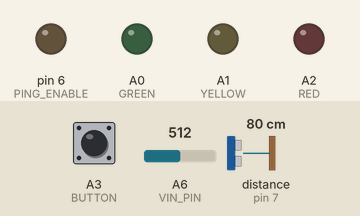
This sketch was run on a simulated Arduino Nano, built with avr-gcc and run on an emulated ATmega328P. On the bench: output pins drawn as LEDs (lit = HIGH). Dashed ring = blinking. The inputs (shaded band) are chosen by the test bench; at power-on: distance to the obstacle (sensor on pin 7) 80 cm, A3 (BUTTON) HIGH, A6 (VIN_PIN) = 512. The echo pulse lasts 58.3 µs per cm; EEPROM starts erased.

Above: at 2.96 s.
3.0 s: distance to the obstacle (sensor on pin 7) set to 2 cm
At 3.28 s:
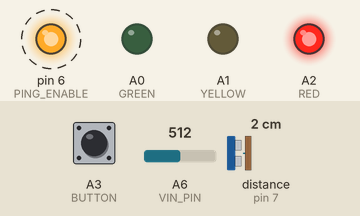
6.1 s: distance to the obstacle (sensor on pin 7) set to 53 cm
At 7.38 s:
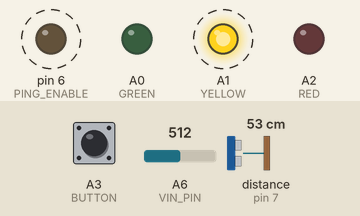
9.2 s: A3 (BUTTON) pulled LOW for 0.15 s
12.3 s: distance to the obstacle (sensor on pin 7) set to 60 cm
At 12.5 s:
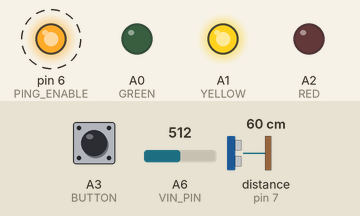
15.4 s: distance to the obstacle (sensor on pin 7) set to 141 cm
18.5 s: distance to the obstacle (sensor on pin 7) set to 149 cm
At 18.93 s:
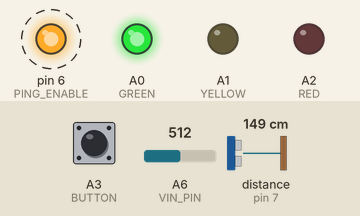
Timing chart, 0 to 22.6 s (numbered marks = the images above; inputs shaded):
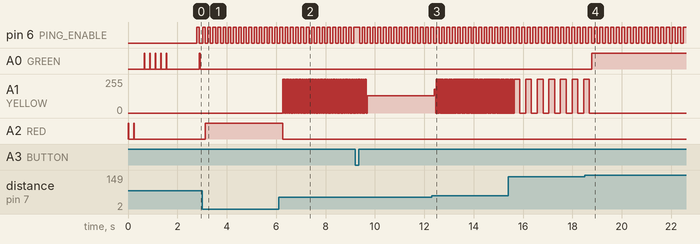

The sketch:

Parking.ino
```cpp
// Must have DISABLE_ONE_PIN set to true! Not the default: edit NewPing.h to set it.
#include <NewPing.h>
#include <JeeLib.h>
#include <EEPROM.h>
#include <avr/interrupt.h>

// Pins.
#define RED A2
#define YELLOW A1
#define GREEN A0

// States
// Car is not present.
#define WAITING 0
// Car is present and moving.
#define PARKING 1
// Car is present and not moving.
#define PARKED 2

// Pins for SR04.
#define PING_ENABLE 6
#define ECHO_PIN 7
#define TRIGGER_PIN 8

// Minimum trigger distances in cm.
#define YELLOW_DIST 40
#define GREEN_DIST 150
#define MAX_DIST 500

// Push button input pin
#define BUTTON A3

// Input voltage pin
#define VIN_PIN A6

// 8000000/256/1000
#define TICKS_PER_MS 31.25

// Flash rates in ticks (half periods).
#define FASTEST_FLASH_RATE (10 * TICKS_PER_MS)
#define SLOWEST_FLASH_RATE (500 * TICKS_PER_MS)

// #define DEBUG

#ifdef DEBUG
  #define sleep delay
#else
  #define sleep Sleepy::loseSomeTime
#endif

NewPing sonar(TRIGGER_PIN, ECHO_PIN, MAX_DIST);
uint16_t ticks = 0xffff;
int state;
int range;
int last_distance;
int idle_count;
int no_detect_count;
int cm;
float vin;

// Return the requested number of digits of the mantissa as a char. Only works for digits up to 2.
char decToInt(float f, int digits) {
  return round(abs(f - (int) f) * pow(10, digits));
}

void blink(int pin, int times)
{
  for (int i = 0; i < times; i++) {
    digitalWrite(pin, HIGH);
    sleep(25);
    digitalWrite(pin, LOW);
    sleep(200);
  }
}

void read_vin() {
  vin = analogRead(VIN_PIN) / 1023.0 * 5.0;
}

void report_vin() {
  read_vin();
#ifdef DEBUG
  Serial.print("VIN: ");
  Serial.println(vin);
#endif

  blink(RED, vin);
  sleep(200);
  blink(GREEN, decToInt(vin, 1));
}

int lastButtonState = HIGH;
int yellowDist;

void setup() {
#ifdef DEBUG
  Serial.begin(115200);
#endif

  pinMode(RED, OUTPUT);
  pinMode(YELLOW, OUTPUT);
  pinMode(GREEN, OUTPUT);
  pinMode(PING_ENABLE, OUTPUT);

  pinMode(BUTTON, INPUT);
  digitalWrite(BUTTON, HIGH);

  yellowDist = EEPROM.read(0);
  if (yellowDist == 255)
    yellowDist = YELLOW_DIST;

  report_vin();

  // Set up TIMER1.
  TCCR1A = B00000000;
  TCCR1B = B00001100; // CTC mode, 256 prescaler, for a max period of ~2s at 8 Mhz.

  state = WAITING;
  range = 0;
  last_distance = MAX_DIST;
  idle_count = 0;
  no_detect_count = 0;
  cm = 0;
}

// Calculate a flash rate based on the given distance. Only called for yellow state.
inline uint16_t ticks_for_dist(int cm) {
  return FASTEST_FLASH_RATE + (SLOWEST_FLASH_RATE - FASTEST_FLASH_RATE) * (cm - yellowDist) / (GREEN_DIST - yellowDist);
}

void enable_sr04() {
  // Reset the trigger pin mode to output.
  pinMode(TRIGGER_PIN, OUTPUT);

  // Connect GND to the sensor.
  digitalWrite(PING_ENABLE, HIGH);

  // Various data sheets exhort you connect GND before VCC, but never say what will happen if you don't.
  // What appears to happen is that the echo pin stays high, and you get a short read on the first ping.
  // A sacrificial ping after a short delay after power up appears to make everything happy again.
  delay(20);
  sonar.ping();

  // Enforce a settling delay.
  delay(29);
}

void disable_sr04() {
  digitalWrite(PING_ENABLE, LOW);
  // As well as disconnecting GND with a low side MOSFET, we have to disconnect
  // the trigger pin, or the sensor will find ground through it and remain powered up.
  pinMode(TRIGGER_PIN, INPUT);
}

int ping() {
  enable_sr04();

  int uS = sonar.ping_median(3);
  cm = sonar.convert_cm(uS);

#ifdef DEBUG
  Serial.print(cm);
  Serial.print(" ");
  Serial.print(last_distance);
  Serial.print(" ");
  Serial.print(state);
  Serial.print(" ");
  Serial.println(idle_count);
#endif

  disable_sr04();
  return cm;
}

int ping_and_blink(int pin) {
  ping();
  digitalWrite(pin, HIGH);
  sleep(25);
  digitalWrite(pin, LOW);
}

void updateYellowDist() {
  int cm = ping();
  if (cm > 0) {
    EEPROM.write(0, cm);
    yellowDist = cm;
  }
}

void loop() {
#ifndef DEBUG
  // Check battery status. vin is set on report_vin at setup and in the PARKED state, and during the WAITING loop.
  if (vin < 2.0 && 0) {
    // Each cell is < 1V.
    blink(RED, 3);
    sleep(10000);
    read_vin();
    return;
  }
#endif

  int buttonState = digitalRead(BUTTON);
  if (lastButtonState == HIGH && buttonState == LOW) {
    updateYellowDist();
  }
  lastButtonState = buttonState;

  if (state == WAITING) {
    sleep(1000);

    read_vin();
    ping_and_blink(GREEN);

    if (cm == 0) return; // Keep waiting.

    // Got a return.
    state = PARKING;
    last_distance = MAX_DIST;
    return;
  }

  if (state == PARKED) {
    sleep(60000);

    // If it's been 5 minutes since we've detected a car, go to the waiting state.
    if (no_detect_count > 5) {
      state = WAITING;
      no_detect_count = 0;
      return;
    }

    // ping_and_blink(RED);
    report_vin();
    ping();

    if (cm == 0) {
      no_detect_count++;
      return;
    }
    no_detect_count = 0;

    if (cm < last_distance - 5 || cm > last_distance + 5) {
      // Car not where we last saw it, back to parking state.
      state = PARKING;
    }

    last_distance = cm;
  }

  if (state == PARKING) {
    delay(100);

    // If we have not detected a car in 5s, go back to the waiting for car state.
    if (no_detect_count > 50) {
      state = WAITING;
      no_detect_count = 0;
      idle_count = 0;
      digitalWrite(RED, LOW);
      stop_blinking();
      digitalWrite(GREEN, LOW);
      return;
    }

    if (idle_count > 100) { // 10s of no forward events; we're parked.
      state = PARKED;
      no_detect_count = 0;
      idle_count = 0;
      digitalWrite(RED, LOW);
      stop_blinking();
      digitalWrite(GREEN, LOW);
      return;
    }

    ping();

    if (cm == 0) {
      no_detect_count++;
      return;
    }
    no_detect_count = 0;

    // Only take into account forward motion for purposes of idle detection.
    if (cm >= last_distance - 3) { // 3 cm slop factor.
      last_distance = max(last_distance, cm);
      idle_count++;
    } else {
      last_distance = cm;
      idle_count = 0;
    }

    if (cm >= GREEN_DIST) { // GREEN
      if (range == YELLOW) stop_blinking();
      if (range == RED) digitalWrite(RED, LOW);
      if (range != GREEN) {
        range = GREEN;
        digitalWrite(GREEN, HIGH);
      }
    } else if (cm < yellowDist) { // RED
      if (range == YELLOW) stop_blinking();
      if (range == GREEN) digitalWrite(GREEN, LOW);
      if (range != RED) {
        range = RED;
        digitalWrite(RED, HIGH);
      }
    } else { // YELLOW
      if (range == GREEN) digitalWrite(GREEN, LOW);
      if (range == RED) digitalWrite(RED, LOW);
      ticks = ticks_for_dist(cm);
#ifdef DEBUG
      Serial.print("ticks: ");
      Serial.println(ticks);
#endif

      if (range != YELLOW) {
        range = YELLOW;
        start_blinking();
      }
    }
  }
}

// Start the yellow LED blinking at a rate inversely proportional to the distance.
void start_blinking() {
  // Start with the yellow on.
  digitalWrite(YELLOW, HIGH);

  // Clear match flag.
  TIFR1 |= _BV(OCF1A);

  // 16 bit register, so disable interrupts for safety.
  uint8_t sreg = SREG;
  cli();
  OCR1A = ticks; // set match count
  SREG = sreg;

  TCNT1 = 0; // reset clock
  TIMSK1 |= _BV(OCIE1A); // enable timer interrupts
}

void stop_blinking() {
  TIMSK1 &= ~_BV(OCIE1A); // disable timer interrupts
  digitalWrite(YELLOW, LOW);
}

ISR(TIMER1_COMPA_vect) {
  // Toggle yellow LED.
  digitalWrite(YELLOW, digitalRead(YELLOW) ^ 1);

  // Set next period based on distance.
  OCR1A = ticks;
}

// Needed for Sleepy library.
ISR(WDT_vect) { Sleepy::watchdogEvent(); }
```

Measured:
- the behaviour switches between 146 and 147 cm on distance to the obstacle (sensor on pin 7) (found by bisection; images 3 and 4)
- after the input at 3.0 s, A1 (YELLOW): stops changing and stays 0/255; A2 (RED): LOW → HIGH after 0.13 s
- after the input at 6.1 s, A1 (YELLOW): alternates 255/255 for 0.04 s and 0/255 for 0.04 s, starting after 0.16 s; A2 (RED): HIGH → LOW after 0.16 s
- after the input at 12.3 s, A1 (YELLOW): 128/255 → 178/255 after 0.11 s, then repeats every 0.05 s: 0/255 0.02 s, 255/255 0.02 s
- after the input at 18.5 s, A0 (GREEN): LOW → HIGH after 0.27 s; A1 (YELLOW): goes on until 18.7 s, then stays 0/255
- by itself, pin 6 (PING_ENABLE): alternates HIGH for 0.13 s and LOW for 0.10 s
